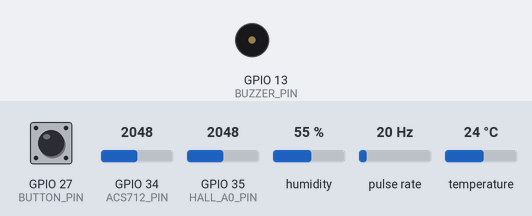
The sketch below on a simulated ESP32. On the bench: buzzer (waves = sounding, pin HIGH). Wiring (inferred from the names in the program): pulse sensor: data GPIO 25. The inputs (shaded band) are chosen by the test bench; at power-on: GPIO 27 (BUTTON_PIN) HIGH, GPIO 34 (ACS712_PIN) = 2048, GPIO 35 (HALL_A0_PIN) = 2048, humidity 55 %, pulse rate 20 Hz, temperature 24 °C. WiFi joins after 1.5 s; servers stay silent unless stated; uploads are accepted with an empty reply; what the sketch prints to the serial monitor is not drawn.

Above: at 3.6 s.
At 4.3 s:
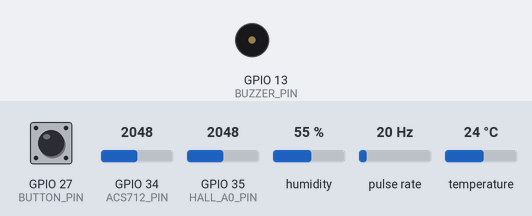
4.4 s: GPIO 27 (BUTTON_PIN) pulled LOW for 0.15 s
At 4.84 s:
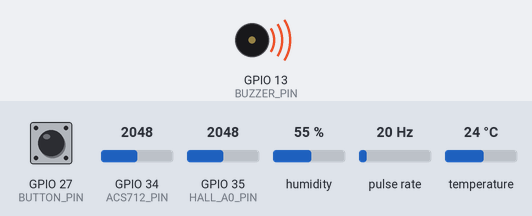
Timing chart, 0 to 7.4 s (numbered marks = the images above; inputs shaded):
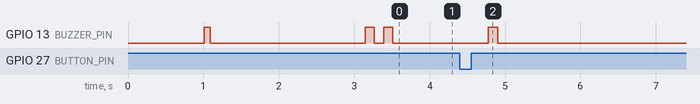

Measured:
- after the input at 4.4 s, GPIO 13 (BUZZER_PIN): LOW → HIGH after 0.38 s, → LOW 0.12 s later

The sketch:

esp32_predictive_maintenance.ino
```cpp
#include <WiFi.h>
#include <HTTPClient.h>
#include <ArduinoJson.h>
#include <DHT.h>

// ==============================================================================
// NETWORK & BACKEND CONFIGURATION
// ==============================================================================

// WiFi Hotspot Credentials
const char* WIFI_SSID     = "Atharva's iPhone";
const char* WIFI_PASSWORD = "12345678";

// Predictive Maintenance Backend Server
// Set SERVER_HOST to the IP address of the machine hosting the backend.
// When connected to "Atharva's iPhone", find your PC's IP using `ip route` or `ifconfig`.
const char* SERVER_HOST   = "172.20.10.7";
const int   SERVER_PORT   = 8000;
const char* INGEST_PATH   = "/api/iot/ingest";

// Equipment Identification
// Mapped to the Industrial Lathe / Spindle Motor node in the Predictive Maintenance Matrix
#define EQUIPMENT_ID      "CNC001"
#define SENSOR_KIND       "multi"

// Telemetry Transmit Interval (milliseconds)
const unsigned long TELEMETRY_INTERVAL_MS = 2000;

// ==============================================================================
// PIN DEFINITIONS (Hardware Layout)
// ==============================================================================

#define DHT_PIN          4        // DHT11 Data -> ESP32 GPIO 4
#define DHT_TYPE         DHT11

#define ACS712_PIN       34       // ACS712 Current Sensor OUT -> ESP32 GPIO 34 (ADC1_CH6)
#define HALL_A0_PIN      35       // Hall Effect Analog A0 -> ESP32 GPIO 35 (ADC1_CH7)
#define HALL_D0_PIN      25       // Hall Effect Digital D0 (Pulse) -> ESP32 GPIO 25 (Interrupt)
#define BUZZER_PIN       13       // Audible Alarm Buzzer (+) -> ESP32 GPIO 13
#define BUTTON_PIN       27       // Operator Button -> ESP32 GPIO 27 (INPUT_PULLUP)

// ==============================================================================
// SENSOR CALIBRATION & PARAMETERS
// ==============================================================================

// ACS712 Sensitivity (Volts per Ampere):
// - ACS712-05B: 0.185 V/A (185 mV/A)
// - ACS712-20A: 0.100 V/A (100 mV/A)  <-- Default standard module
// - ACS712-30A: 0.066 V/A (66 mV/A)
#define ACS_SENSITIVITY  0.100f

// Zero-current ADC calibration baseline
float zeroCurrentAdcOffset = 2048.0f; // Approx VCC/2 on 12-bit ADC (4096 / 2)

// Hall Effect RPM Measurement
#define PULSES_PER_REV   1        // 1 magnet on the rotating shaft
volatile unsigned long   hallPulseCounter = 0;
unsigned long            lastRpmCalcTime  = 0;
float                    measuredRpm      = 0.0f;

// Local Safety Thresholds (triggers immediate local buzzer alert)
#define CRITICAL_TEMP_C      80.0f
#define CRITICAL_CURRENT_A   18.0f

// ==============================================================================
// HARDWARE INSTANCES & STATE
// ==============================================================================

DHT dht(DHT_PIN, DHT_TYPE);

String deviceMacAddress = "";
unsigned long lastTelemetryTime = 0;
unsigned long lastWifiCheckTime = 0;

// Buzzer alert state machine
bool buzzerActive = false;
unsigned long buzzerEndTime = 0;
int buzzerBeepCount = 0;
unsigned long buzzerNextToggleTime = 0;
bool buzzerBeepState = false;

// Button debouncing
int lastButtonState = HIGH;
int currentButtonState = HIGH;
unsigned long lastDebounceTime = 0;
const unsigned long DEBOUNCE_DELAY_MS = 50;

// ==============================================================================
// INTERRUPT SERVICE ROUTINES
// ==============================================================================

// Interrupt on Hall Sensor D0 pulse (magnet passing)
void IRAM_ATTR onHallPulseISR() {
  hallPulseCounter++;
}

// ==============================================================================
// HELPER FUNCTIONS
// ==============================================================================

// Non-blocking buzzer alarm pattern
void triggerBuzzerPattern(int beeps, int beepDurationMs) {
  buzzerBeepCount = beeps * 2; // on and off transitions
  buzzerNextToggleTime = millis();
  buzzerBeepState = false;
  buzzerActive = true;
}

void updateBuzzer() {
  if (!buzzerActive) return;

  unsigned long currentMillis = millis();
  if (currentMillis >= buzzerNextToggleTime) {
    if (buzzerBeepCount > 0) {
      buzzerBeepState = !buzzerBeepState;
      digitalWrite(BUZZER_PIN, buzzerBeepState ? HIGH : LOW);
      buzzerBeepCount--;
      buzzerNextToggleTime = currentMillis + 120; // 120ms toggle
    } else {
      digitalWrite(BUZZER_PIN, LOW);
      buzzerActive = false;
      buzzerBeepState = false;
    }
  }
}

// Calibrate ACS712 zero-current baseline
void calibrateACS712() {
  Serial.print("Calibrating ACS712 zero-current offset (keep motor disconnected)... ");
  long sum = 0;
  const int samples = 200;
  for (int i = 0; i < samples; i++) {
    sum += analogRead(ACS712_PIN);
    delay(2);
  }
  zeroCurrentAdcOffset = (float)sum / (float)samples;
  Serial.print("Offset ADC = ");
  Serial.println(zeroCurrentAdcOffset);
}

// Measure RMS Current across full 50Hz/60Hz AC wave (or DC load)
float readCurrentRMS() {
  const unsigned long sampleDurationMs = 40; // 40ms covers 2 full 50Hz cycles
  unsigned long start = millis();
  float sumSquaredDiff = 0.0f;
  long sampleCount = 0;

  while (millis() - start < sampleDurationMs) {
    int adc = analogRead(ACS712_PIN);
    // Convert ADC to voltage (ESP32 ADC 3.3V reference, 4095 resolution)
    float sampleVoltage = ((float)adc - zeroCurrentAdcOffset) * (3.3f / 4095.0f);
    sumSquaredDiff += (sampleVoltage * sampleVoltage);
    sampleCount++;
    delayMicroseconds(250);
  }

  if (sampleCount == 0) return 0.0f;

  float vRms = sqrt(sumSquaredDiff / (float)sampleCount);
  float currentAmps = vRms / ACS_SENSITIVITY;

  // Suppress low-level ADC noise floor
  if (currentAmps < 0.06f) {
    currentAmps = 0.0f;
  }

  return currentAmps;
}

// Compute RPM based on Hall effect pulses
void updateRpmCalculation() {
  unsigned long now = millis();
  unsigned long elapsed = now - lastRpmCalcTime;

  if (elapsed >= 1000) {
    noInterrupts();
    unsigned long pulses = hallPulseCounter;
    hallPulseCounter = 0;
    interrupts();

    // RPM = (pulses / PULSES_PER_REV) * (60,000 / elapsed_ms)
    measuredRpm = ((float)pulses * 60000.0f) / ((float)elapsed * (float)PULSES_PER_REV);
    lastRpmCalcTime = now;
  }
}

// Connect to WiFi
void connectWiFi() {
  Serial.println();
  Serial.print("Connecting to WiFi: ");
  Serial.println(WIFI_SSID);

  WiFi.disconnect(true);
  delay(100);
  WiFi.mode(WIFI_STA);
  WiFi.setSleep(false); // Keeps radio active for lowest latency
  WiFi.begin(WIFI_SSID, WIFI_PASSWORD);

  int attempts = 0;
  while (WiFi.status() != WL_CONNECTED && attempts < 20) {
    delay(500);
    Serial.print(".");
    attempts++;
  }

  if (WiFi.status() == WL_CONNECTED) {
    Serial.println();
    Serial.println(">>> WiFi Connected successfully! <<<");
    Serial.print("ESP32 IP Address : ");
    Serial.println(WiFi.localIP());
    Serial.print("ESP32 Gateway    : ");
    Serial.println(WiFi.gatewayIP());
    Serial.print("ESP32 MAC Address: ");
    deviceMacAddress = WiFi.macAddress();
    Serial.println(deviceMacAddress);

    // Double beep on successful connection
    triggerBuzzerPattern(2, 100);
  } else {
    Serial.println();
  }
}

// Transmit Telemetry JSON to Predictive Maintenance System
void sendTelemetry(float temp, float humidity, float currentAmps, float rpm, int hallAnalog, int buttonState, int buzzerState) {
  // Build JSON Document using ArduinoJson (v7 syntax)
  JsonDocument doc;
  doc["equipment_id"] = EQUIPMENT_ID;
  doc["mac_address"]  = deviceMacAddress.length() > 0 ? deviceMacAddress : "3c:71:bf:52:d7:c8";
  doc["sensor_kind"]  = SENSOR_KIND;
  doc["source"]       = "esp32";

  // Top-level telemetry parameters
  doc["temperature"] = round(temp * 10.0f) / 10.0f;
  doc["humidity"]    = round(humidity * 10.0f) / 10.0f;
  doc["vibration"]   = 0.05; // Base normal vibration index

  // Universal parameter payload
  JsonObject params = doc["parameters"].to<JsonObject>();
  params["temperature"]  = round(temp * 10.0f) / 10.0f;
  params["humidity"]     = round(humidity * 10.0f) / 10.0f;
  params["current_draw"] = round(currentAmps * 100.0f) / 100.0f;
  params["rpm"]          = (int)measuredRpm;
  params["hall_analog"]  = hallAnalog;
  params["button_state"] = buttonState;
  params["buzzer_state"] = buzzerState;
  params["status"]       = (temp > CRITICAL_TEMP_C || currentAmps > CRITICAL_CURRENT_A) ? "CRITICAL" : "OK";

  String jsonPayload;
  serializeJson(doc, jsonPayload);

  // Always emit structured JSON to Serial for USB Bridge ingestion
  Serial.print("[JSON_TELEMETRY] ");
  Serial.println(jsonPayload);

  // Send over WiFi HTTP if connected
  if (WiFi.status() != WL_CONNECTED) {
    Serial.println("[IoT Ingest] WiFi offline. Skipping WiFi HTTP post.");
    return;
  }

  HTTPClient http;
  String serverUrl = "http://" + String(SERVER_HOST) + ":" + String(SERVER_PORT) + String(INGEST_PATH);

  http.begin(serverUrl);
  http.addHeader("Content-Type", "application/json");
  http.setTimeout(4000);

  Serial.println("--------------------------------------------------");
  Serial.print("POST -> ");
  Serial.println(serverUrl);

  int httpCode = http.POST(jsonPayload);

  if (httpCode > 0) {
    String response = http.getString();
    Serial.print("Response [");
    Serial.print(httpCode);
    Serial.print("]: ");
    Serial.println(response);

    // Parse response for bidirectional mitigation/alarm commands
    JsonDocument respDoc;
    DeserializationError error = deserializeJson(respDoc, response);
    if (!error) {
      const char* command = respDoc["command"];
      if (command && strlen(command) > 0) {
        Serial.print(">>> [DISPATCH COMMAND RECEIVED] : ");
        Serial.println(command);
        // Sound alarm on throttle load or anomaly trigger
        triggerBuzzerPattern(4, 150);
      }
    }
  } else {
    Serial.print("HTTP POST Error: ");
    Serial.println(http.errorToString(httpCode).c_str());
  }

  http.end();
}

// ==============================================================================
// SETUP
// ==============================================================================

void setup() {
  Serial.begin(115200);
  delay(1000);

  Serial.println();
  Serial.println("==================================================");
  Serial.println("  SOVEREIGN PREDICTIVE MAINTENANCE - ESP32 NODE   ");
  Serial.println("==================================================");

  // Initialize Pins
  pinMode(BUZZER_PIN, OUTPUT);
  digitalWrite(BUZZER_PIN, LOW);

  pinMode(BUTTON_PIN, INPUT_PULLUP);
  pinMode(HALL_D0_PIN, INPUT_PULLUP);
  pinMode(HALL_A0_PIN, INPUT);
  pinMode(ACS712_PIN, INPUT);

  // Startup chirp
  digitalWrite(BUZZER_PIN, HIGH);
  delay(80);
  digitalWrite(BUZZER_PIN, LOW);

  // Initialize DHT11
  pinMode(DHT_PIN, INPUT_PULLUP);
  dht.begin();
  Serial.println("[Init] DHT11 Temperature & Humidity Initialized.");

  // Attach Hall Effect RPM Interrupt
  attachInterrupt(digitalPinToInterrupt(HALL_D0_PIN), onHallPulseISR, FALLING);
  Serial.println("[Init] Hall Effect RPM Interrupt Attached on GPIO 25.");

  // Calibrate Current Sensor
  calibrateACS712();

  // Connect to Hotspot WiFi
  connectWiFi();

  lastTelemetryTime = millis();
  lastRpmCalcTime   = millis();
  Serial.println("==================================================");
  Serial.println("All Sensors Online. Starting Real-Time Telemetry Stream.");
  Serial.println("==================================================");
}

// ==============================================================================
// MAIN LOOP
// ==============================================================================

void loop() {
  // 1. Maintain Buzzer State Machine
  updateBuzzer();

  // 2. Maintain Hall RPM Calculation
  updateRpmCalculation();

  // 3. Periodic WiFi Reconnect Check
  if (WiFi.status() != WL_CONNECTED && (millis() - lastWifiCheckTime > 10000)) {
    lastWifiCheckTime = millis();
    Serial.println("[WiFi] Connection lost. Reconnecting to hotspot...");
    WiFi.disconnect();
    WiFi.begin(WIFI_SSID, WIFI_PASSWORD);
  }

  // 4. Debounced Push Button Handling (Operator Event / E-Stop / Mute)
  int reading = digitalRead(BUTTON_PIN);
  if (reading != lastButtonState) {
    lastDebounceTime = millis();
  }

  bool buttonPressedEvent = false;
  if ((millis() - lastDebounceTime) > DEBOUNCE_DELAY_MS) {
    if (reading != currentButtonState) {
      currentButtonState = reading;
      if (currentButtonState == LOW) {
        Serial.println(">>> [OPERATOR EVENT] Push Button Pressed! <<<");
        buttonPressedEvent = true;
        // Tactile beep
        triggerBuzzerPattern(1, 80);
      }
    }
  }
  lastButtonState = reading;

  // 5. Scheduled Telemetry Transmission (or immediate if button pressed)
  unsigned long currentMillis = millis();
  if (buttonPressedEvent || (currentMillis - lastTelemetryTime >= TELEMETRY_INTERVAL_MS)) {
    lastTelemetryTime = currentMillis;

    // Read Sensors with retry and smoothing
    float temperature = dht.readTemperature();
    float humidity    = dht.readHumidity();
    if (isnan(temperature) || isnan(humidity)) {
      delay(40);
      temperature = dht.readTemperature();
      humidity    = dht.readHumidity();
    }
    static float lastValidTemp = 29.1f;
    static float lastValidHum  = 65.0f;
    if (!isnan(temperature)) lastValidTemp = temperature;
    else temperature = lastValidTemp;
    if (!isnan(humidity)) lastValidHum = humidity;
    else humidity = lastValidHum;

    float currentAmps = readCurrentRMS();
    int   hallAnalog  = analogRead(HALL_A0_PIN);
    int   buttonState = (currentButtonState == LOW) ? 1 : 0;
    int   buzzerState = buzzerActive ? 1 : 0;

    // Local Threshold Safety Check
    if ((!isnan(temperature) && temperature > CRITICAL_TEMP_C) || currentAmps > CRITICAL_CURRENT_A) {
      Serial.println("⚠️ [LOCAL WARNING] Critical threshold exceeded!");
      triggerBuzzerPattern(3, 150);
    }

    // Print Telemetry Summary to Serial
    Serial.println("\n----------------- SENSOR READINGS -----------------");
    Serial.print("DHT11 Temp     : ");
    if (isnan(temperature)) Serial.println("ERROR");
    else { Serial.print(temperature, 1); Serial.println(" °C"); }

    Serial.print("DHT11 Humidity : ");
    if (isnan(humidity)) Serial.println("ERROR");
    else { Serial.print(humidity, 1); Serial.println(" %"); }

    Serial.print("ACS712 Current : ");
    Serial.print(currentAmps, 2);
    Serial.println(" A");

    Serial.print("Hall RPM       : ");
    Serial.print(measuredRpm, 0);
    Serial.println(" RPM");

    Serial.print("Hall Analog A0 : ");
    Serial.println(hallAnalog);

    Serial.print("Button Status  : ");
    Serial.println(buttonState == 1 ? "PRESSED" : "RELEASED");

    Serial.print("Buzzer Status  : ");
    Serial.println(buzzerState == 1 ? "ACTIVE" : "IDLE");

    // Transmit via HTTP to Backend
    sendTelemetry(temperature, humidity, currentAmps, measuredRpm, hallAnalog, buttonState, buzzerState);
  }

  // Brief yield for RTOS tasks
  delay(10);
}
```
